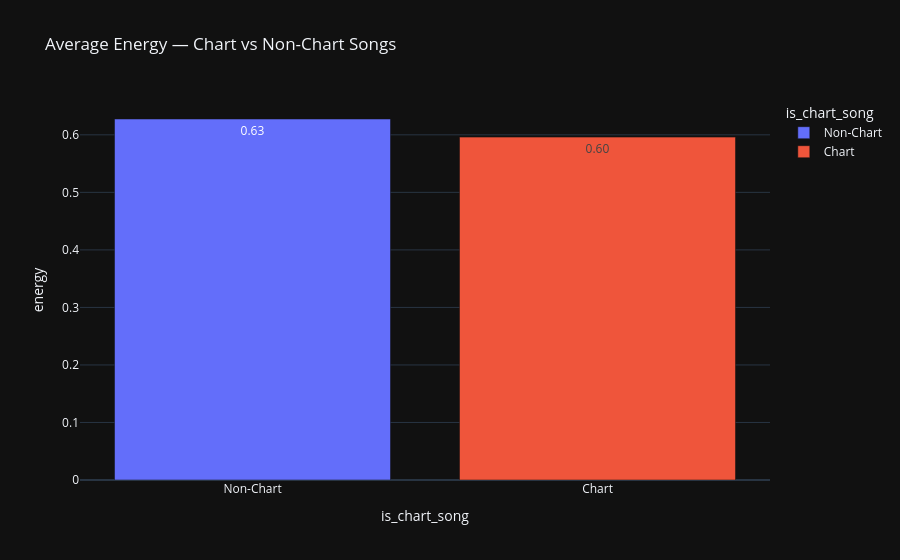

The code cell stored with this chart in its notebook:
### Code cell
feature = "energy"  # will become dropdown later

mean_df = (
    chart_df
    .groupby("is_chart_song")[feature]
    .mean()
    .reset_index()
)

mean_df["is_chart_song"] = mean_df["is_chart_song"].map(
    {True: "Chart", False: "Non-Chart"}
)

fig = px.bar(
    mean_df,
    x="is_chart_song",
    y=feature,
    color="is_chart_song",
    title=f"Average {feature.capitalize()} — Chart vs Non-Chart Songs",
    template="plotly_dark",
    text_auto=".2f"
)

fig.show()

### Figure 1 — Plotly figure (JSON) as saved in the notebook; plotly's stock layout.template omitted (floating-point values rounded to 4 significant figures)
{"data": [{"hovertemplate": "is_chart_song=%{x}<br>energy=%{y}<extra></extra>", "legendgroup": "Non-Chart", "marker": {"color": "#636efa", "pattern": {"shape": ""}}, "name": "Non-Chart", "orientation": "v", "showlegend": true, "textposition": "auto", "texttemplate": "%{y:.2f}", "type": "bar", "x": ["Non-Chart"], "xaxis": "x", "y": [0.6275], "yaxis": "y"}, {"hovertemplate": "is_chart_song=%{x}<br>energy=%{y}<extra></extra>", "legendgroup": "Chart", "marker": {"color": "#EF553B", "pattern": {"shape": ""}}, "name": "Chart", "orientation": "v", "showlegend": true, "textposition": "auto", "texttemplate": "%{y:.2f}", "type": "bar", "x": ["Chart"], "xaxis": "x", "y": [0.596], "yaxis": "y"}], "layout": {"barmode": "relative", "legend": {"title": {"text": "is_chart_song"}, "tracegroupgap": 0}, "title": {"text": "Average Energy — Chart vs Non-Chart Songs"}, "xaxis": {"anchor": "y", "categoryarray": ["Non-Chart", "Chart"], "categoryorder": "array", "domain": [0, 1], "title": {"text": "is_chart_song"}}, "yaxis": {"anchor": "x", "domain": [0, 1], "title": {"text": "energy"}}}}
